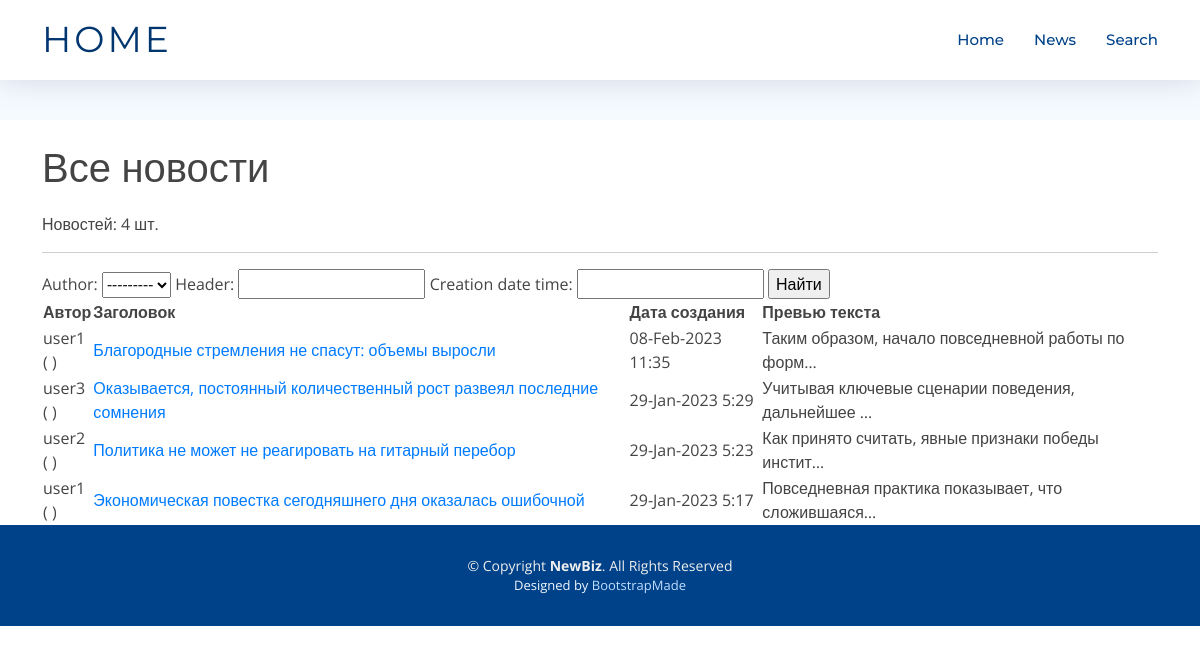
Before: /news/search with the older database file.
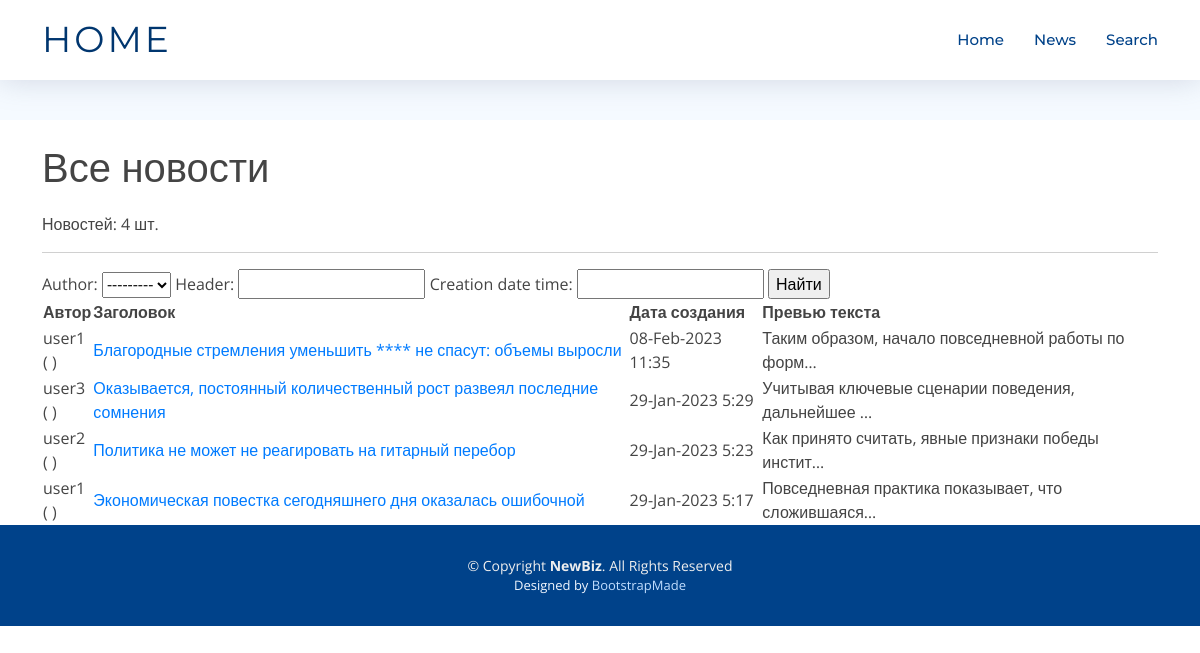
After: the same page with the newer database file.
### news/models.py (models this page shows, shortened)
class Post(models.Model):
    author = models.ForeignKey(Author, null=False, on_delete = models.CASCADE)
    article = 'ar'
    news = 'nw'
    TYPES = [
        (article, 'Статья'),
        (news, 'Новость'),
    ]
    type = models.CharField(max_length = 2,
                                choices = TYPES,
                                default = news)
    creation_date_time = models.DateTimeField(auto_now_add = True)
    category = models.ManyToManyField(Category, through = 'PostCategory')
    header = models.CharField(max_length=255, null=False)
    main_text = models.TextField()
    rating = models.IntegerField(default=0)
    pass

class Author(models.Model):
    username = models.OneToOneField(User, on_delete=models.CASCADE)
    user_rating = models.IntegerField(default=0)
    def __str__(self):
        return f'{self.username}'

### news/views.py (the view)
# urls.py: path('search', SearchList.as_view()),
class SearchList(ListView):
    model = Post
    template_name = 'search.html'
    context_object_name = 'posts'
    queryset = Post.objects.order_by('-id')
    def get_context_data(self, **kwargs):
        context = super().get_context_data(**kwargs)
        context['filter'] = PostFilter(self.request.GET, queryset=self.get_queryset()) # вписываем наш фильтр в контекст
        return context

### news/templatetags/custom_filters.py (called while the page is built)
@register.filter(name='censor')
def censor(value):
    return " ".join(["*"*len(word) if word.lower() in stop_words.filter_words else word for word in value.split()])

### templates/search.html (shortened to what this page needs)
{% extends 'flatpages/default.html' %}
{% load custom_filters %}
{% block content %}
<h1>Все новости</h1>
    Новостей: {{ posts | length}} шт.
    <hr>
    <form method="GET">
        {{ filter.form }}
        <input type="submit" value="Найти">
    </form>
    {% if posts %}
        <table>
            <tr>
                <td><b>
                    Автор</b>
                </td>
                <td><b>
                    Заголовок</b>
                </td>
                <td><b>
                    Дата создания</b>
                </td>
                <td><b>
                    Превью текста</b>
                </td>
            </tr>
        {% for post in filter.qs %}
            <tr>
                <td>
                    {{ post.author.username}} <br />
                    ({{ post.author.username.first_name}} {{ post.author.username.last_name}})
                 </td>
                <td>
                   <a href="{{ post.id }}">{{ post.header | censor  }} </a>
                </td>
                <td>
                    {{ post.creation_date_time| date:'d-M-Y g:i' }}
                </td>
                <td>
                    {{ post.main_text|censor|truncatechars:50 }}
                </td>
            </tr>
        {% endfor %}
        </table>
    {% else %}
        <h2>Новостей нет!</h2>
    {% endif %}
{% endblock content %}

Changed rows visible on the page:
changed Post "Таким образом, начало повседневной работы по форм…": header|censor "Благородные стремления не спасут: объемы выросли" → "Благородные стремления уменьшить **** не спасут: объемы выросли"
